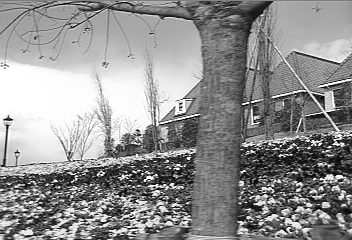
%> input picture SourceCodes/sequences/garden/garden_1.png, 352 x 240 px
$ octave Exercise1.m   (GNU Octave 9; MATLAB toolbox functions it lacks are replaced by stand-ins)
%> lines starting %> are read from the running program, lines starting %| are printed output that depends on the picture
%> further down, im1 is the input picture: size 240x352 uint8; min 0, max 255, mean 144.4
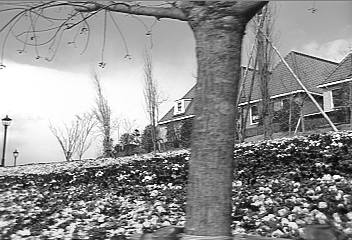
%> input picture SourceCodes/sequences/garden/garden_2.png, 352 x 240 px
%> further down, im2 is the input picture: size 240x352 uint8; min 0, max 255, mean 144.2
### SourceCodes/HS.m
function [u, v] = HS(im1, im2, lambda, iter)
%> called with lambda = 0.1, iter = 5
% Horn-Schunck optical flow method

if size(size(im1),2)==3
    im1=rgb2gray(im1);
end
if size(size(im2),2)==3
    im2=rgb2gray(im2);
end

im1=double(im1);
%> im1: size 240x352 double
im2=double(im2);
%> im2: size 240x352 double

im1 = imgaussfilt(im1,2);
im2 = imgaussfilt(im2,2);

%%%%%%%%%%%%%%%%%%%%%%%%%%%%%%%%%%%%%%%%%%%
% Begin of "Write your code here" section %
%%%%%%%%%%%%%%%%%%%%%%%%%%%%%%%%%%%%%%%%%%%

% Create the X derivative filter
IxMask = [-1 1; -1 1];
% Create the Y derivative filter
IyMask = [-1 -1; 1 1];

%Create both the filters for the time derivative
ItMask_1 = [-1 -1; -1 -1];
ItMask_2 = [1 1; 1 1];

% Given Kernel
kernel = [1/12 1/6 1/12; 1/6 -1 1/6; 1/12 1/6 1/12];

% Convolute the corresponding filters with the images
Ix = (imfilter(im1,IxMask) + imfilter(im2,IxMask))/2;
Iy = (imfilter(im1,IyMask) + imfilter(im2,IyMask))/2;
It = imfilter(im1,ItMask_1) + imfilter(im2,ItMask_2);
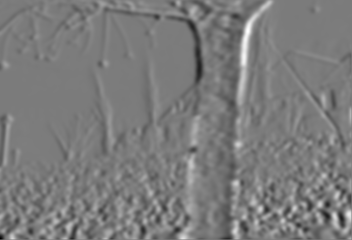
%> It: size 240x352 double; min -424.2, max 448.3, mean -0.9; drawn with min black and max white

%initialising u and v to zeros
u = zeros(size(im1));
v = zeros(size(im2));

% create a matrix of lambdas values to easily compute the HS formula
lambda_matrix = lambda * ones(size(u));

% caculate respectively ubar and v bar according to u and v and the mean filter
for i = 1 : iter
    ubar  = imfilter(u ,kernel);
    vbar  = imfilter(v ,kernel);

    % Optimisation Process of Horn And Shunck Method
    u = ubar - (Ix .* ( It + vbar.*Iy + Ix.*ubar )) ./ (lambda_matrix.^2 + Iy.^2 + Ix.^2);
    v = vbar - (Iy .* ( It + vbar.*Iy + Ix.*ubar )) ./ (lambda_matrix.^2 + Iy.^2 + Ix.^2);

end


%%%%%%%%%%%%%%%%%%%%%%%%%%%%%%%%%%%%%%%%%
% End of "Write your code here" section %
%%%%%%%%%%%%%%%%%%%%%%%%%%%%%%%%%%%%%%%%%

u(isnan(u))=0;
v(isnan(v))=0;

%Plotting the flow
plotOF_arrows(u,v);
%plotOF_colors(u, v, 0);
title('Horn And Shunck');
end

### SourceCodes/plotOF_arrows.m
function plotOF_arrows(u, v)

% Resize u and v so we can actually see something in the quiver plot
s = 50/size(u,2);
%> s = 0.142
u_ = s*imresize(u,s,'bilinear');
v_ = s*imresize(v,s,'bilinear');
figure; quiver(u_(end:-1:1,:),-v_(end:-1:1,:),2);
axis('tight');

### SourceCodes/LK.m
function [u, v] = LK(im1, im2, windowSize)
%> called with windowSize = 6
% Lucas and Kanade Method

if size(size(im1),2)==3
    im1=rgb2gray(im1);
end
if size(size(im2),2)==3
    im2=rgb2gray(im2);
end

im1=double(im1);
im2=double(im2);

im1 = imgaussfilt(im1,2);
im2 = imgaussfilt(im2,2);

%%%%%%%%%%%%%%%%%%%%%%%%%%%%%%%%%%%%%%%%%%
% Begin of "Write your code here" section %
%%%%%%%%%%%%%%%%%%%%%%%%%%%%%%%%%%%%%%%%%%%

%initialising u and v to zeros
u = zeros(size(im1));
v = zeros(size(im2));

Ix_1 = [-1 1; -1 1];    % X Derivative Mask for First Image
Ix_2 = [-1 1; -1 1];    % X Derivative Mask for Second Image
Iy_1 = [-1 -1; 1 1];    % Y Derivative Mask for First Image
Iy_2 = [-1 -1; 1 1];    % Y Derivative Mask for Second Image
It_1 = [-1 -1; -1 -1];  % T Derivative Mask for First Image
It_2 = [1 1; 1 1];      % T Derivative Mask for Second Image

% Computing Ix by convoluting it with both the images
Ix_New = conv2(im1, Ix_1, 'same') + conv2(im2, Ix_2, 'same');

% Computing Iy by convoluting it with both the images
Iy_New = conv2(im1, Iy_1, 'same') + conv2(im2, Iy_2, 'same');
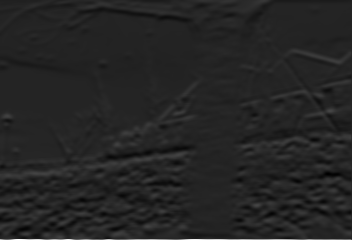
%> Iy_New: size 240x352 double; min -138.6, max 831, mean 2.2; drawn with min black and max white

% Computing It by convoluting it with both the images
It_New = conv2(im1, It_1, 'same') + conv2(im2, It_2, 'same');

for i = windowSize+1:size(Ix_New,1)-windowSize
   for j = windowSize+1:size(Ix_New,2)-windowSize

      % Computing Final Ix by Lucas and Kanade Method
      Ix = Ix_New(i-windowSize:i+windowSize, j-windowSize:j+windowSize);

      % Computing Final Iy by Lucas and Kanade Method
      Iy = Iy_New(i-windowSize:i+windowSize, j-windowSize:j+windowSize);

      % Computing Final It by Lucas and Kanade Method
      It = It_New(i-windowSize:i+windowSize, j-windowSize:j+windowSize);

      Ix = Ix(:);       % Vectorising Ix
      Iy = Iy(:);       % Vectorising Iy
      b = It(:);        % Substituting vectorised It in b
      A = [Ix Iy];      % Concatinating Ix and Iy
      nu = pinv(A)*b;   % Calculating velocity
      u(i,j)=nu(1);     % Substituting value for U
      v(i,j)=nu(2);     % Substituting value for V
   end;
end;
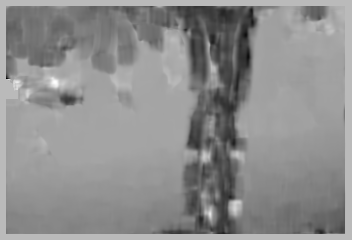
%> u: size 240x352 double; min -10.05, max 3.69, mean -2.41; drawn with min black and max white
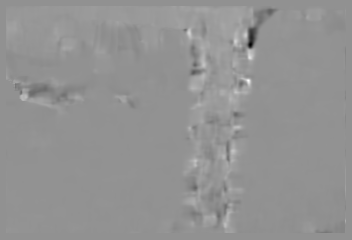
%> v: size 240x352 double; min -14.69, max 11, mean 0.155; drawn with min black and max white


%%%%%%%%%%%%%%%%%%%%%%%%%%%%%%%%%%%%%%%%%%
% End of "Write your code here" section %
%%%%%%%%%%%%%%%%%%%%%%%%%%%%%%%%%%%%%%%%%%

u(isnan(u))=0;
v(isnan(v))=0;
plotOF_arrows(u, v);
%plotOF_colors(u, v, 0);
title('Lucas and Kanade');
end

### SourceCodes/Exercise1.m
%% Meldrick Reimmer MsCV 1 (5/02/2018)
% Optical Flow Class
% Supervisor : Prof. Yannick Benezeth

close all;
clear all;
clc;

%% The Basics.
%% Question 1
% Completing Horn and Schunck Algorithm.
%Reading images
im1 = imread('sequences/garden/garden_1.png');
im2 = imread('sequences/garden/garden_2.png');

%Given iterations
iter = 5;
lambda = 0.1;
[u,v] = HS(im1, im2 , lambda , iter);
%Plotting the flow
plotOF_arrows(u,v);
%plotOF_colors(u, v, 0);
title('Horn And Shunck on Garden');

%% Question 2
windowSize = 6;
[u1,v1] = LK(im1, im2 , windowSize);
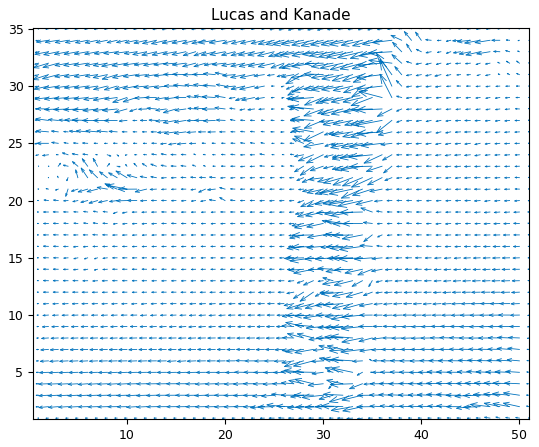
%> figure redrawn from the program's plot data; highest point at x = 38.74, y = 35.06; highest point at x = 38.83, y = 35.07
u(isnan(u))=0;
v(isnan(v))=0;
plotOF_arrows(u, v);
%plotOF_colors(u, v, 0);
title('Lucas and Kanade on Garden');
%> figure, not shown here; highest point at x = 37.7, y = 35.33

%% Question 3
%% Testing the Methods on diffeent Sequences.
%% Hamburg
Hamb1 = imread('sequences/Hamburg/Hamburg_1.jpg');
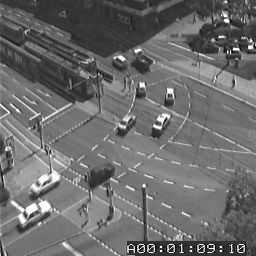
%> input picture SourceCodes/sequences/Hamburg/Hamburg_1.jpg, 256 x 256 px
%> Hamb1 is the input picture: size 256x256 uint8; min 0, max 255, mean 107.9
%> (the run ends here)
